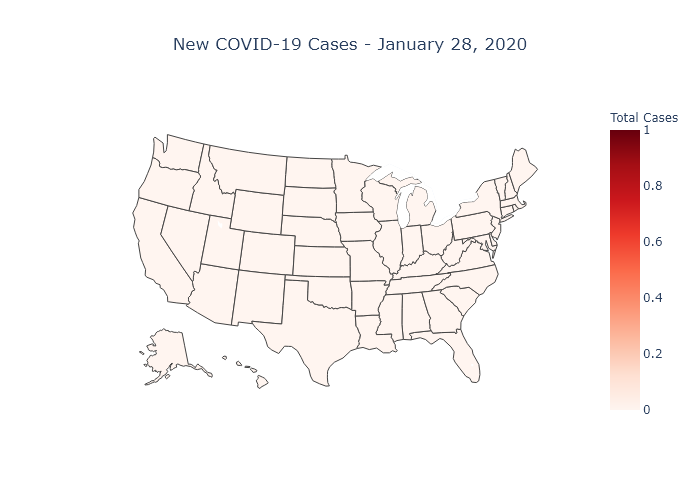
#> input picture new_cases/2020-01-28_new_cases.png, 700 x 500 px; its folder holds 4 pictures in this run; the run also reads 1 picture not shown here
$ python gif_maker.py
#> lines starting #> are read from the running program, lines starting #| are printed output that depends on the picture
import os
from PIL import Image

NEW_CASES = os.path.join(os.getcwd(), 'new_cases/')
TOTAL_CASES = os.path.join(os.getcwd(), 'total_cases/')


def create_gif(folder):
    '''Creates a new gif from all .png files in folder.'''
#> called with folder = 'new_cases/'
    im = Image.new('RGB', (700, 500))
#> im: PIL image 700x500 RGB; every value is 0
    images = [Image.open(f'{folder}{file}')
              for file in os.listdir(folder)]
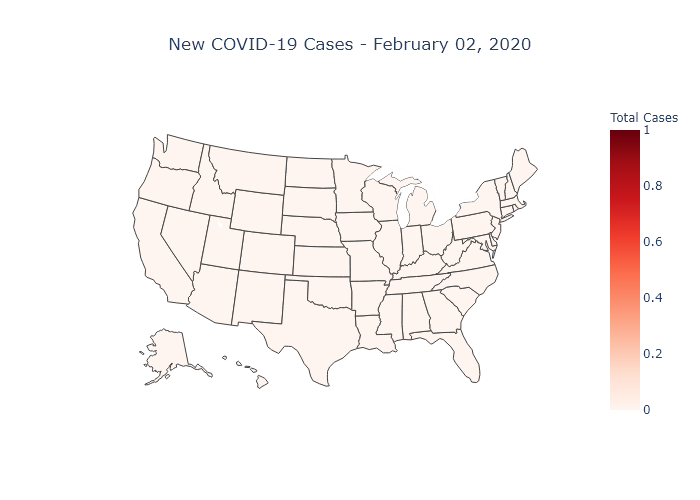
#> input picture new_cases/2020-02-02_new_cases.png, 700 x 500 px
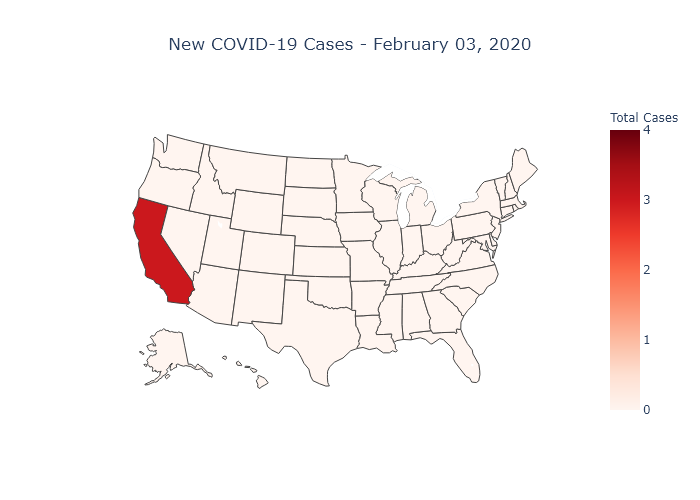
#> input picture new_cases/2020-02-03_new_cases.png, 700 x 500 px
#> images = 4 items

    im.save(f'{folder.lower()}.gif',
            format='GIF',
            save_all=True,
            duration=250,
            append_images=images
            )


if __name__ == '__main__':
    create_gif(NEW_CASES)
    create_gif(TOTAL_CASES)
#> (the run stopped early here; a loop or call above may not have finished)
